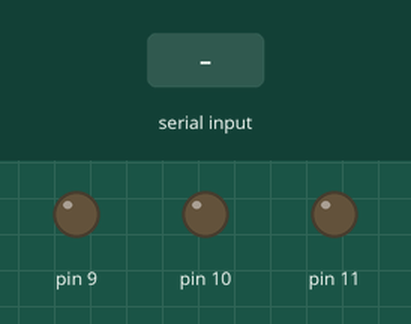
Simulated run of this sketch. Board: Arduino Uno, built with avr-gcc and run on an emulated ATmega328P. On the bench: output pins drawn as LEDs (lit = HIGH). The test bench sets the inputs (shaded band).

Above: at 1.2 s.
1.3 s: "r" received over the second serial link
At 1.7 s:
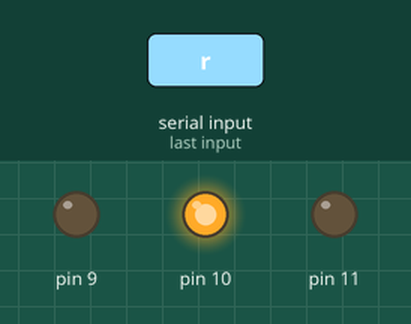
2.8 s: "g" received over the second serial link
At 4.0 s:
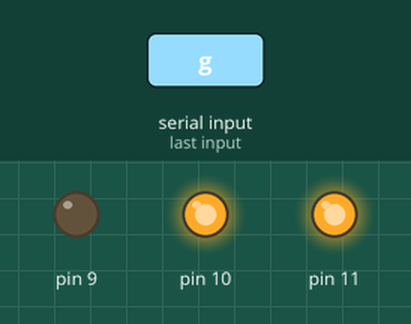
4.3 s: "b" received over the second serial link
At 5.2 s:
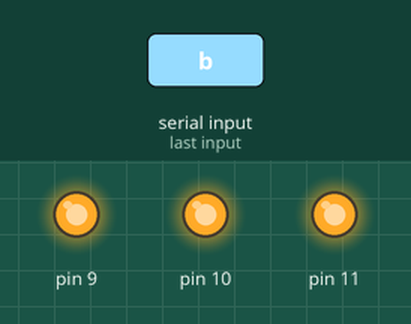
5.8 s: "s" received over the second serial link
At 6.4 s:
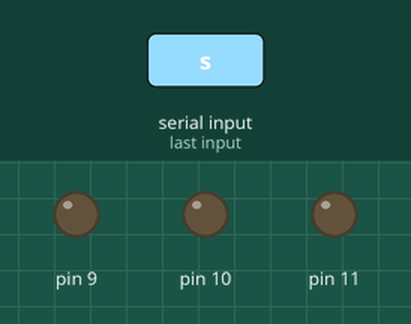
7.3 s: "g" received over the second serial link
At 8.5 s:
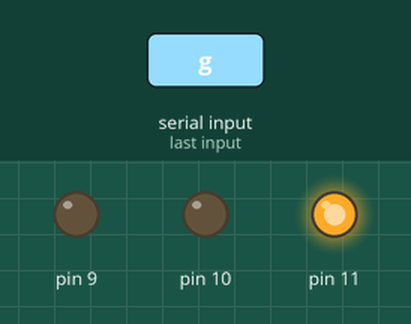
8.8 s: "b" received over the second serial link
At 9.8 s:
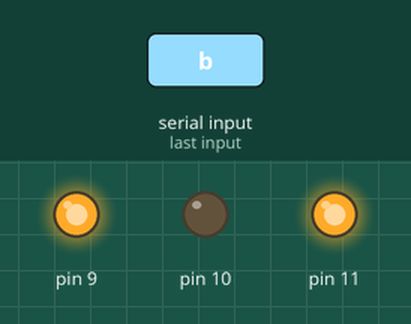
Timing chart, 0 to 11.3 s (numbered marks = the images above; inputs shaded):
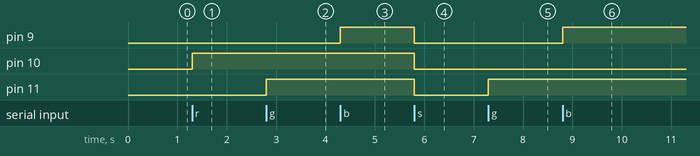

Measured:
- after the input at 1.3 s, pin 10: LOW → HIGH at once
- after the input at 2.8 s, pin 11: LOW → HIGH at once
- after the input at 4.3 s, pin 9: LOW → HIGH at once
- after the input at 5.8 s, pin 9–11: HIGH → LOW at once
- after the input at 7.3 s, pin 11: LOW → HIGH at once
- after the input at 8.8 s, pin 9: LOW → HIGH at once

The sketch:

Bluetooth.ino
```cpp
#include <SoftwareSerial.h>
SoftwareSerial HC05(0, 1);

void setup()
{
  HC05.begin(9600);
  pinMode(10, OUTPUT);
  pinMode(11, OUTPUT);
  pinMode(9, OUTPUT);
}

void loop()
{
  char commande;

  if(HC05.available())
  {
    commande = HC05.read();

    if(commande == 'r')
    {
      digitalWrite(10, HIGH);
      HC05.print("Couleur Rouge");
    }

    if(commande == 'g')
    {
      digitalWrite(11, HIGH);
      HC05.print("Couleur Verte");
    }

    if(commande == 'b')
    {
      digitalWrite(9, HIGH);
      HC05.print("Couleur Bleue");
    }

    if(commande == 's')
    {
      digitalWrite(10, LOW);
      digitalWrite(11, LOW);
      digitalWrite(9, LOW);
      HC05.print("Arrêt des LEDs");
    }
  }
}
```
